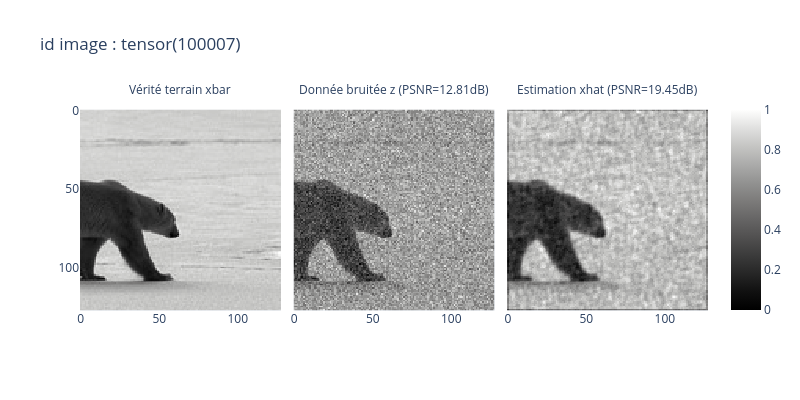

Notebook code cell kept with this figure:
### Markdown cell above
## Test

### Code cell
# chargement d'une image de test
z, xbar, img_id = test_noisybsds[0]

img_xbar = optim.torchImg2Numpy(xbar)
img_z    = optim.torchImg2Numpy(z)

snr_z = optim.snr(img_z,img_xbar)

# application du réseau à la donnée dégradée z
with torch.no_grad():
    xhat = ista_net(z.unsqueeze(0).to(device)).squeeze(0).cpu()


img_xhat = optim.torchImg2Numpy(xhat)  
snr_xhat = optim.snr(img_xhat,img_xbar) 
    
# affichage du résultat

fig = px.imshow(np.array([img_xbar,img_z,img_xhat]), color_continuous_scale='gray',
                    title='id image : '+ str(img_id),
                    facet_col=0, facet_col_spacing=0, facet_col_wrap=3,
                    width=800, height=400,
                    )
    
fig.update_coloraxes(cmin=0, cmax=1)

legend = [  'Vérité terrain xbar',
            'Donnée bruitée z (PSNR='  +"{:.2f}".format(snr_z)+'dB)',
            'Estimation xhat (PSNR='+"{:.2f}".format(snr_xhat)+'dB)'   ]
item_map={f'{i}':key for i, key in enumerate(legend)}
fig.for_each_annotation(lambda a: a.update(text=item_map[a.text.split("=")[1]]))

fig.show()

### Figure 1 — Plotly figure (JSON) as saved in the notebook; plotly's stock layout.template omitted (floating-point values rounded to 4 significant figures; data arrays with more than 128 entries replaced by an {"elided": "..."} marker saying what was removed)
{"data": [{"coloraxis": "coloraxis", "hovertemplate": "x: %{x}<br>y: %{y}<br>color: %{z}<extra></extra>", "name": "0", "type": "heatmap", "xaxis": "x", "yaxis": "y", "z": {"elided": "128x128 float values"}}, {"coloraxis": "coloraxis", "hovertemplate": "x: %{x}<br>y: %{y}<br>color: %{z}<extra></extra>", "name": "1", "type": "heatmap", "xaxis": "x2", "yaxis": "y2", "z": {"elided": "128x128 float values"}}, {"coloraxis": "coloraxis", "hovertemplate": "x: %{x}<br>y: %{y}<br>color: %{z}<extra></extra>", "name": "2", "type": "heatmap", "xaxis": "x3", "yaxis": "y3", "z": {"elided": "128x128 float values"}}], "layout": {"annotations": [{"font": {}, "showarrow": false, "text": "Vérité terrain xbar", "x": 0.16, "xanchor": "center", "xref": "paper", "y": 1, "yanchor": "bottom", "yref": "paper"}, {"font": {}, "showarrow": false, "text": "Donnée bruitée z (PSNR=12.81dB)", "x": 0.5, "xanchor": "center", "xref": "paper", "y": 1, "yanchor": "bottom", "yref": "paper"}, {"font": {}, "showarrow": false, "text": "Estimation xhat (PSNR=19.45dB)", "x": 0.84, "xanchor": "center", "xref": "paper", "y": 1, "yanchor": "bottom", "yref": "paper"}], "coloraxis": {"cmax": 1, "cmin": 0, "colorscale": [[0, "rgb(0, 0, 0)"], [0.09091, "rgb(16, 16, 16)"], [0.1818, "rgb(38, 38, 38)"], [0.2727, "rgb(59, 59, 59)"], [0.3636, "rgb(81, 80, 80)"], [0.4545, "rgb(102, 101, 101)"], [0.5455, "rgb(124, 123, 122)"], [0.6364, "rgb(146, 146, 145)"], [0.7273, "rgb(171, 171, 170)"], [0.8182, "rgb(197, 197, 195)"], [0.9091, "rgb(224, 224, 223)"], [1, "rgb(254, 254, 253)"]]}, "height": 400, "title": {"text": "id image : tensor(100007)"}, "width": 800, "xaxis": {"anchor": "y", "constrain": "domain", "domain": [0, 0.32], "scaleanchor": "y"}, "xaxis2": {"anchor": "y2", "domain": [0.34, 0.66], "matches": "x"}, "xaxis3": {"anchor": "y3", "domain": [0.68, 1.0], "matches": "x"}, "yaxis": {"anchor": "x", "autorange": "reversed", "constrain": "domain", "domain": [0, 1]}, "yaxis2": {"anchor": "x2", "domain": [0, 1], "matches": "y", "showticklabels": false}, "yaxis3": {"anchor": "x3", "domain": [0, 1], "matches": "y", "showticklabels": false}}}
